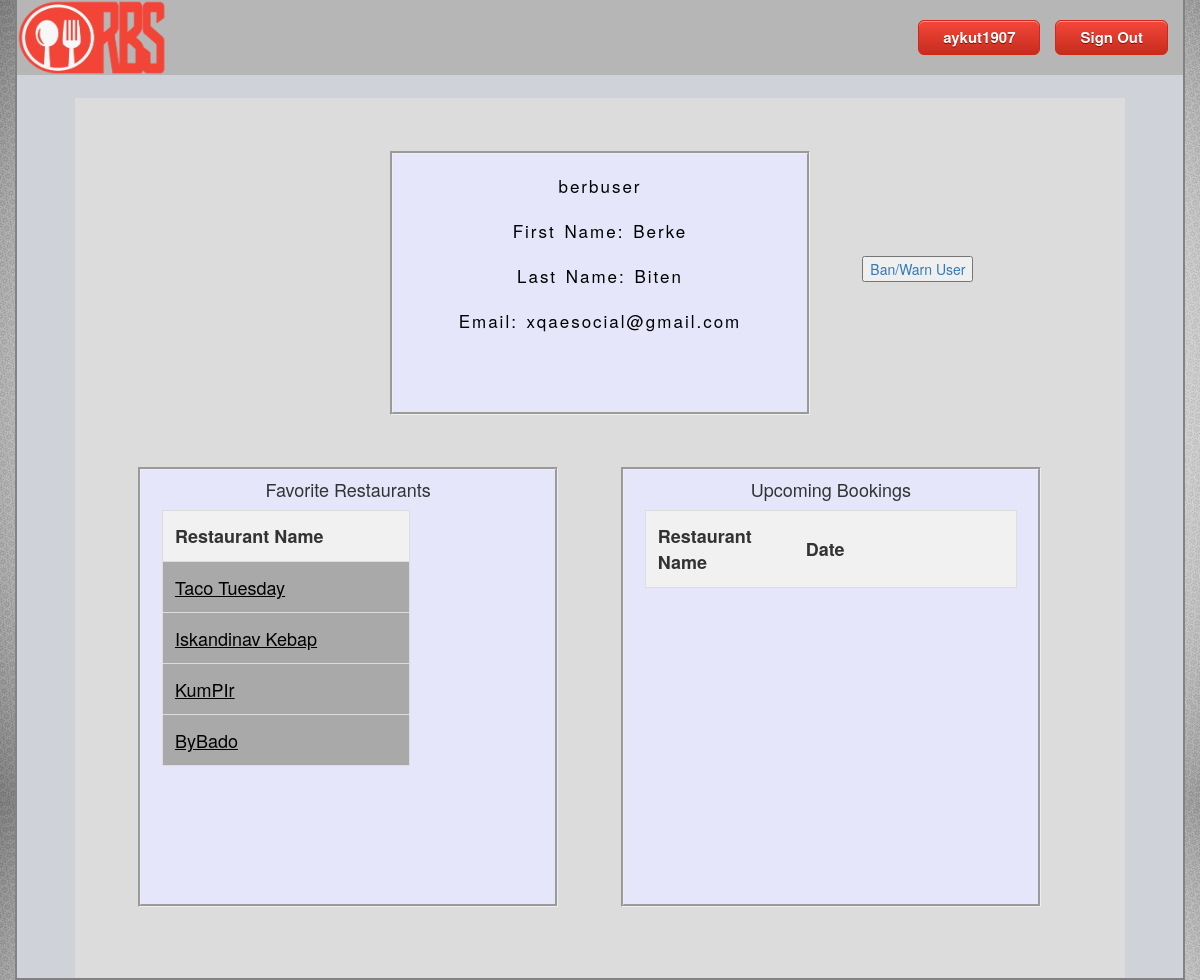
/Project/userProfile.php?varname=berbuser (signed in), run on the app's committed database.
### tables this page shows
CREATE TABLE `user` (
  `uname` varchar(45) NOT NULL,
  `fname` varchar(45) NOT NULL,
  `lname` varchar(45) NOT NULL,
  `email` varchar(45) NOT NULL,
  `psw` varchar(45) NOT NULL,
  `recCode` varchar(45) NOT NULL,
  `isBanned` tinyint(4) DEFAULT 0,
  `warnCount` int(11) DEFAULT 0,
  PRIMARY KEY (`uname`)
);

CREATE TABLE favorites (
favoritesId bigint(20) NOT NULL AUTO_INCREMENT,
customer_uname varchar(45) NOT NULL,
rest_uname varchar(45) NOT NULL,
PRIMARY KEY(favoritesId),
FOREIGN KEY (customer_uname) REFERENCES user(uname),
FOREIGN KEY (rest_uname) REFERENCES restaurant_owner(uname)
);

CREATE TABLE `restaurant_owner` (
  `uname` varchar(45) NOT NULL,
  `fname` varchar(45) NOT NULL,
  `lname` varchar(45) NOT NULL,
  `rest_name` varchar(45) NOT NULL,
  `email` varchar(45) NOT NULL,
  `psw` varchar(45) NOT NULL,
  `location` varchar(45) NOT NULL,
  `phoneNo` varchar(45) NOT NULL,
  `cap` int(11) NOT NULL,
  `description` longtext DEFAULT NULL,
  `payment` longtext DEFAULT NULL,
  `additional` longtext DEFAULT NULL,
  `address` longtext DEFAULT NULL,
  `startTime` time DEFAULT NULL,
  `endTime` time DEFAULT NULL,
  `stars` int(11) DEFAULT NULL,
  `cuisines` longtext DEFAULT NULL,
  `seating_options` longtext DEFAULT NULL,
  `price` int(11) DEFAULT NULL,
  `isBanned` tinyint(4) DEFAULT NULL,
  `warnCount` int(11) DEFAULT NULL,
  `recCode` varchar(45) NOT NULL,
  `shutdown` tinyint(4) NOT NULL DEFAULT 0,
  PRIMARY KEY (`uname`)
);

### Project/userProfile.php (the view, shortened to what this page needs)
<link rel="stylesheet" href="style.css"></link>
<?php include('bootstrapinclude.php') ?>
<?php
include 'dbconnect.php';
$vname = $_GET['varname'];
$user = $_SESSION['username'];
$sql = "select * from user where uname = '$vname'";
$sql3 = "select uname from admin where uname='$user'";
$query = mysqli_query($conn, $sql);
$queryA = mysqli_query($conn, $sql3);
$arr = mysqli_fetch_assoc($query);
$firstname = $arr['fname'];
$lastname = $arr['lname'];
$email = $arr['email'];
$isAdminViewing = false;
if (mysqli_num_rows($queryA) > 0) {
    $isAdminViewing = true;
}
?>
<html>
    <head>
</head>
<body>
<div class="container">
    <div class="top">
        <a href="SignOut.php"><button  id="signout">Sign Out </button></a>
        <?php if ($isAdminViewing): ?>
            <a href='Admin.php'><button id="profile" ><?php echo $_SESSION['username'] ?></button></a>
        <?php else: ?>
            <a href='userProfile.php?varname=<?php echo $_SESSION['username'] ?>'><button id="profile" ><?php echo $_SESSION['username'] ?></button></a>
        <?php endif ?>
        <a href="index.php"><img src="img/LOGO.png" alt="RBS" style="width:150px"></a>
    </div>
    <div id="fullProfile">
        <div id="personalInfos">
            <p><?php echo $vname ?></p>
            <p>First Name: <?php echo $firstname ?> </p>
            <p>Last Name: <?php echo $lastname ?></p>
            <p>Email: <?php echo $email ?></p>
        </div>
        <div id='profileButtons'>
            <?php if ($isAdminViewing): ?>
                <?php echo "<a href='banWarnForm.php?varname=$vname'><button>Ban/Warn User</button></a>" ?>
            <?php else: ?>
                <a href="accountSettings.php"<button>Account Settings</button></a>
            <?php endif ?>
        </div>
        <div class='stats' id="favRest">
            <h4>Favorite Restaurants</h4>
            <table id="userProfileTable">
                <thead>
                    <tr class="head">
                        <th style="width:70%;">Restaurant Name</th>
                        <th style="width:30%"></th>
                    </tr>
                </thead>
                <tbody>
                    <?php
                    $sqlF = "select * from favorites where customer_uname= '$vname'";
                    $queryF = mysqli_query($conn, $sqlF);
                    while ($row = mysqli_fetch_array($queryF, MYSQLI_ASSOC)) {
                        $rest = $row['rest_uname'];
                        $favId = $row['favoritesId'];
                        $sqlRESTNAME = "select * from restaurant_owner where uname='$rest'";
                        $queryRESTNAME = mysqli_query($conn, $sqlRESTNAME);
                        $row2 = mysqli_fetch_array($queryRESTNAME, MYSQLI_ASSOC);
                        if (!$isAdminViewing) {
                            echo" <tr> <td>  <a href='restaurantProfile.php?varname=$rest'>" . $row2['rest_name'] . "</a> </td>"
                            . " <td> <a href='removeFavorite.php?varname=$favId'><button>Remove</button></a> </td></tr> ";
                        } else {
                            echo" <tr> <td>  <a href='restaurantProfile.php?varname=$rest'>" . $row2['rest_name'] . "</a> </td> <td></td></tr>";
                        }
                    }
                    ?>
                </tbody>
            </table>
        </div>
        <div class='stats' id="bookings">
            <h4>Upcoming Bookings</h4>
            <table id="userProfileTable">
                <thead>
                    <tr class="head">
                        <th style="width:40%;">Restaurant Name</th>
                        <th style="width:40%;">Date</th>
                        <th></th>
                    </tr>
                </thead>
            </table>
        </div>
    </div>
</div>
</body>

### Project/style.css (style rules this page uses)
html { height:100%; }
body { height:100%; background-size:cover; background-image:url("img/homeBG.jpg") }
.top { background-color:#b6b6b6; }
.top img { size:landscape; width:250px; height:75px; }
.top button { float : right ; margin-top : 20px; margin-right : 15px; box-shadow:inset 0px 1px 0px 0px #f5978e; background:linear-gradient(to bottom, #f24537 5%, #c62d1f 100%); background-color:#f24537; border-radius:6px; border:1px solid #d02718; display:inline-block; cursor:pointer; color:#ffffff; font-size:15px; font-weight:bold; padding:6px 24px; text-decoration:none; text-shadow:0px 1px 0px #810e05; }
.container { min-height:900px; width:100%; height:auto; background:#D0D2D9; border-left: 2px solid #828282; border-right: 2px solid #828282; border-bottom : 2px solid #828282; }
#profile { top: 25px; right: 130px; }
#signout { top: 25px; right: 10px; }
table a { text-decoration: underline; color:black; }
* { box-sizing: border-box; }
#fullProfile { background-color:#DCDCDC; margin-top : 2%; margin-left : auto; margin-right : auto; width: 90%; height : 110%; }
#personalInfos { float:left; background-color :#E6E6FA; width: 40%; height: 30%; margin-top : 5%; margin-left : 30%; margin-right: auto; text-align : center ; border-style: groove; }
#personalInfos p, label { margin-top : 5%; font-size: 17px; letter-spacing: 2px; word-spacing: 2px; color: #000000; font-weight: normal; text-decoration: none; font-style: normal; font-variant: normal; text-transform: none; }
#profileButtons { float:left; margin-left : 5%; margin-top: 15%; }
.stats { float:left; margin-left:6%; margin-top:5%; width:40%; height:50%; background-color: #E6E6FA; text-align: center; border-style: groove; overflow-x: hidden; overflow-y: auto; }
#userProfileTable { border-collapse: collapse; max-width:100%; table-layout:fixed; margin-left:5%; margin-right: 5%; margin-top:2%; border: 1px solid #ddd; font-size: 18px; }
#userProfileTable th, #userProfileTable td { text-align: left; padding: 12px; }
#userProfileTable tr { background-color: darkgray; border-bottom: 1px solid #ddd; }
#userProfileTable tr.head { background-color: #f1f1f1; }
#userProfileTable tbody { overflow:auto; }

### Project/bootstrapinclude.php (style rules this page uses)
.container { padding-right:0px; padding-left:0px; }

### data on the page
user: fname "Berke", lname "Biten", email "xqaesocial@gmail.com"
favorites: rest_uname.rest_name "Taco Tuesday"
favorites: rest_uname.rest_name "Iskandinav Kebap"
favorites: rest_uname.rest_name "KumPIr"
favorites: rest_uname.rest_name "ByBado"

### other printed values
$_SESSION['username'] "aykut1907"
$vname "berbuser"
